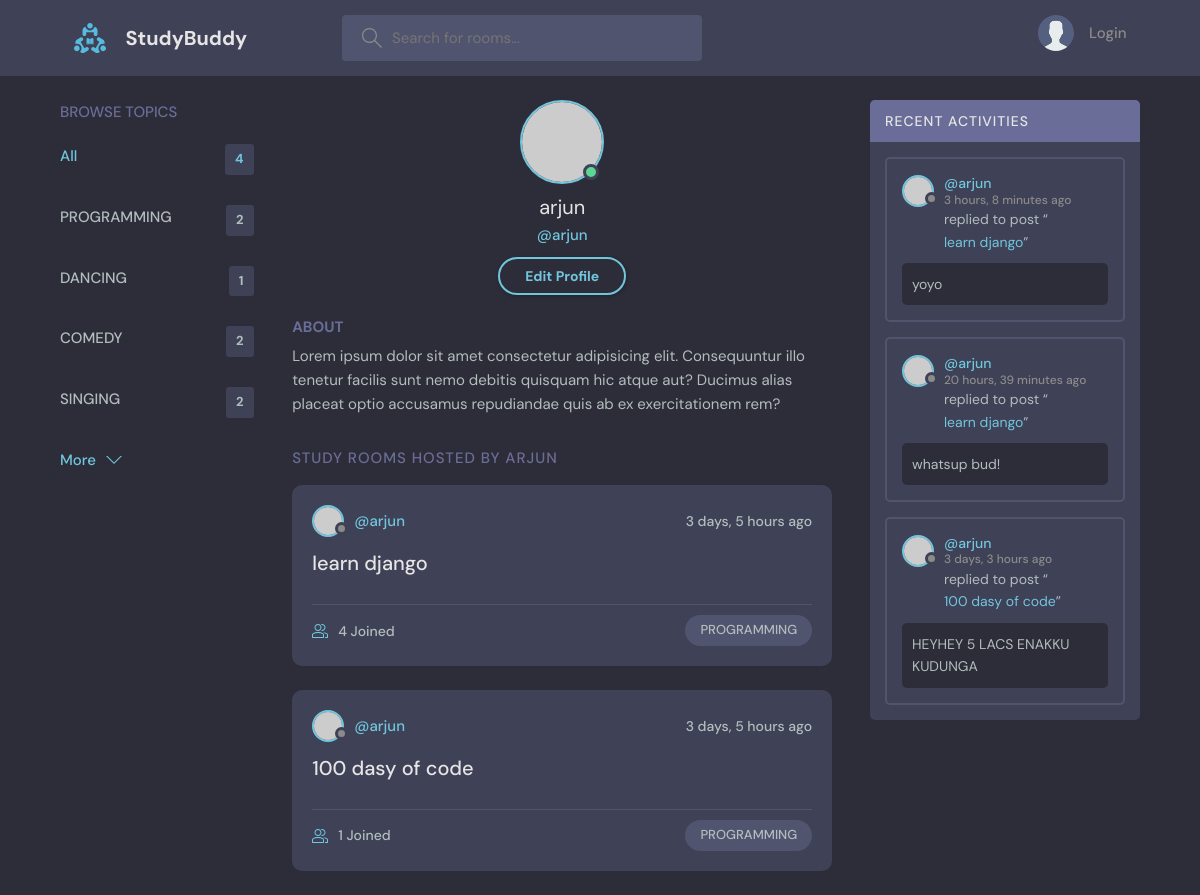
Page /profile/1/ on the earlier database version.
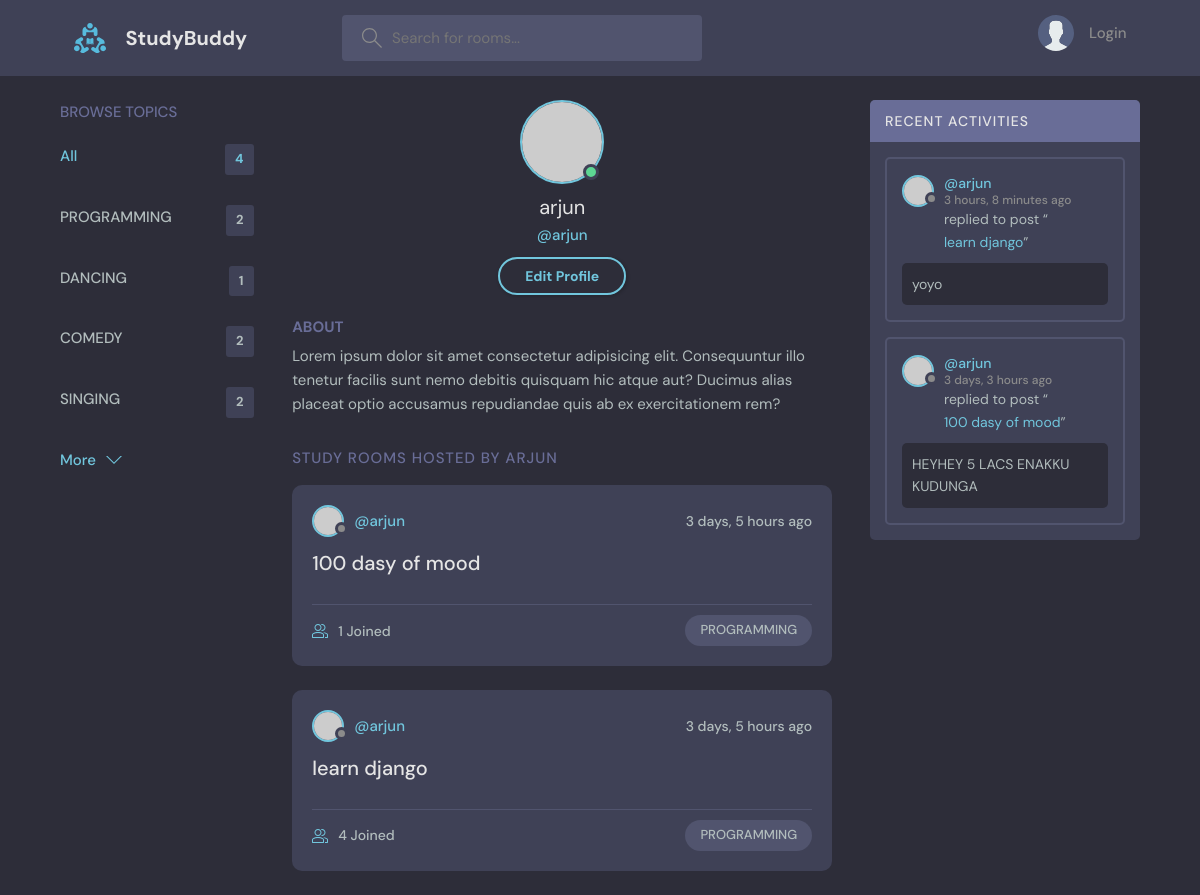
Same page on the later database version.
### app1/models.py (models this page shows, shortened)
class Topic(models.Model):
    name= models.CharField(max_length=200)
    def __str__(self):
        return self.name

class Room(models.Model):
    host= models.ForeignKey(User, on_delete=models.SET_NULL,null=True)
    topic= models.ForeignKey(Topic,on_delete=models.SET_NULL,null=True)
    name= models.CharField(max_length=200)
    desc= models.TextField(null=True,blank=True)
    participants= models.ManyToManyField(User, related_name='participants',blank=True)
    updated= models.DateTimeField(auto_now=True)
    created= models.DateTimeField(auto_now_add=True)
    class Meta:
        ordering=['-updated','-created']
    def __str__(self):
        return self.name

class Message(models.Model):
    user= models.ForeignKey(User,on_delete=models.CASCADE)
    room= models.ForeignKey(Room, on_delete=models.CASCADE)
    body= models.TextField()
    updated= models.DateTimeField(auto_now=True)
    created= models.DateTimeField(auto_now_add=True)
    class Meta:
        ordering=['-updated','-created']

### app1/views.py (the view)
# urls.py: path('profile/<str:pk>/', views.userProfile,name='user-profile'),
def userProfile(request,pk):
    user= User.objects.get(id=pk)
    rooms= user.room_set.all()
    room_message= user.message_set.all()
    topics = Topic.objects.all()
    context={'user':user, 'rooms': rooms, 'room_messages': room_message,'topics':topics}
    return render(request,'app1/profile.html',context)

### app1/templates/app1/profile.html
{% extends 'main.html'%}
{%block content%}
  <main class="profile-page layout layout--3">
    <div class="container">
      {% include 'app1/topics_component.html' %}
      <div class="roomList">
        <div class="profile">
          <div class="profile__avatar">
            <div class="avatar avatar--large active">
              <img src="https://randomuser.me/api/portraits/men/11.jpg" />
            </div>
          </div>
          <div class="profile__info">
            <h3>{{user.username}}</h3>
            <p>@{{user.username}}</p>
            <a href="edit-user.html" class="btn btn--main btn--pill">Edit Profile</a>
          </div>
          <div class="profile__about">
            <h3>About</h3>
            <p>
              Lorem ipsum dolor sit amet consectetur adipisicing elit. Consequuntur illo tenetur
              facilis sunt nemo debitis quisquam hic atque aut? Ducimus alias placeat optio
              accusamus repudiandae quis ab ex exercitationem rem?
            </p>
          </div>
        </div>
        <div class="roomList__header">
          <div>
            <h2>Study Rooms Hosted by {{user.username}}</a>
            </h2>
          </div>
        </div>
        {% include 'app1/feed_component.html' %}
      </div>
      {% include 'app1/activity_component.html'%}
    </div>
  </main>
{% endblock content %}

### app1/templates/app1/topics_component.html
<div class="topics">
    <div class="topics__header">
      <h2>Browse Topics</h2>
    </div>
    <ul class="topics__list">
      <li>
        <a href="{% url 'home' %}" class="active">All <span>{{topics.count}}</span></a>
      </li>
      {%for topic in topics%}
      <li>
        <a href="{% url 'home' %}?q={{topic.name}}">{{topic.name}}<span>{{topic.room_set.all.count}}</span></a>
      </li>
      {% endfor %}
    </ul>
    <a class="btn btn--link" href="topics.html">
      More
      <svg version="1.1" xmlns="http://www.w3.org/2000/svg" width="32" height="32" viewBox="0 0 32 32">
        <title>chevron-down</title>
        <path d="M16 21l-13-13h-3l16 16 16-16h-3l-13 13z"></path>
      </svg>
    </a>
  </div>

### app1/templates/app1/feed_component.html (shortened to what this page needs)
{%for room in rooms%}
<div class="roomListRoom">
    <div class="roomListRoom__header">
      <a href="{% url 'user-profile' room.host.id %}" class="roomListRoom__author">
        <div class="avatar avatar--small">
          <img src="https://randomuser.me/api/portraits/women/11.jpg" />
        </div>
        <span>@{{room.host.username}}</span>
      </a>
      <div class="roomListRoom__actions">
        <span>{{room.created|timesince}} ago</span>
      </div>
    </div>
    <div class="roomListRoom__content">
      <a href="{%url 'room' room.id%}">{{room.name}}</a>
    </div>
    <div class="roomListRoom__meta">
      <a href="{%url 'room' room.id%}" class="roomListRoom__joined">
        {{room.participants.all.count}} Joined
      </a>
      <p class="roomListRoom__topic">{{room.topic}}</p>
    </div>
  </div>
{%endfor%}

### app1/templates/app1/activity_component.html (shortened to what this page needs)
<div class="activities">
    <div class="activities__header">
      <h2>Recent Activities</h2>
    </div>
    {% for message in room_messages %}
    <div class="activities__box">
      <div class="activities__boxHeader roomListRoom__header">
        <a href="{% url 'user-profile' message.user.id %}" class="roomListRoom__author">
          <div class="avatar avatar--small">
            <img src="https://randomuser.me/api/portraits/women/11.jpg" />
          </div>
          <p>
            @{{message.user}}
            <span>{{message.created|timesince}} ago</span>
          </p>
        </a>
        </div>
      <div class="activities__boxContent">
        <p>replied to post “<a href="{% url 'room' message.room.id %}">{{message.room}}</a>”</p>
        <div class="activities__boxRoomContent">
            {{message.body}}
        </div>
      </div>
    </div>
    {% endfor %}
  </div>

Differences in the rows shown:
removed Message: user "arjun", created "20 hours, 39 minutes", room "learn django", body "whatsup bud!"
changed Room: name "100 dasy of code" → "100 dasy of mood"; moves up the list
changed through a linked row, Message "HEYHEY 5 LACS ENAKKU KUDUNGA": room "100 dasy of code" → "100 dasy of mood"
